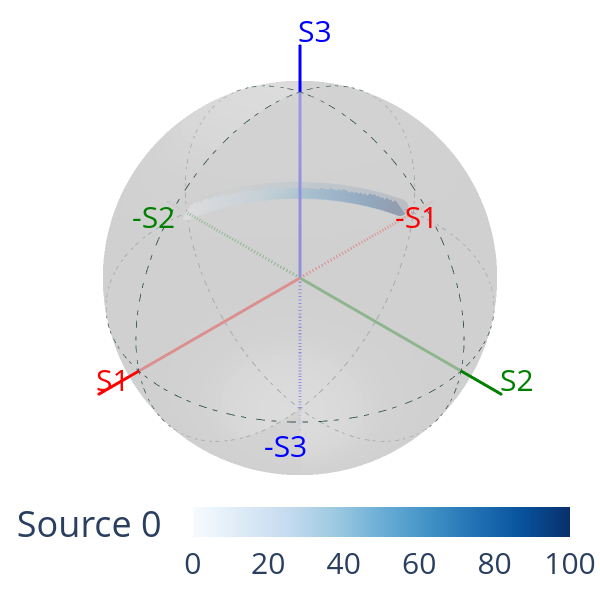

Notebook cell for this chart:
### Markdown cell above
ThorLabs says in the manual for the FPC563 that at about 950 nm, four turns should act like a half-wave plate... we can check that by initializing a paddle set with a single paddle whose angle we vary:

### Code cell
w0 = 950e-9
T0 = 20
r0 = 4.1e-6
r1 = 125e-6/2
epsilon = 1.000
m0 = 0.0347
m1 = 0.000
Tref = 20

nPaddles = 1
rps = np.array([0.056/2])
tfs = np.array([0])
Ns = np.array([4])
gapLs = np.array([0.02])

paddleAngles = np.linspace(1e-6,100,51)*pi/180

J0arr = np.zeros((len(paddleAngles), 2, 2), dtype=np.complex128)
f = FiberPaddleSet(w0, T0, r0, r1, epsilon, m0, m1, Tref, nPaddles, rps, np.array([paddleAngles[0]]), tfs, Ns, gapLs)

for i in range(len(paddleAngles)):
    f.angles[0] = paddleAngles[i]
    J0arr[i,:,:] = f.J0

Ei = Jones_vector("Source 0"); Ei.linear_light(azimuth = 45*degrees, amplitude=1)
J0 = Jones_matrix("J0"); J0.from_matrix(J0arr)
#J1 = Jones_matrix("J1"); J1.from_matrix(J1arr)
E0 = J0 * Ei; #E1 = J1 * Ei
S0 = Stokes("Source 0"); S0.from_Jones(E0)
#S1 = Stokes("Source 1"); S1.from_Jones(E1)

fig0 = pty.subplots.make_subplots(rows=1, cols=1, specs=[[{'type':'surface'}]])
S0.draw_poincare(fig=fig0, draw_axes=True, colormap='blues', param=paddleAngles*180/pi, show_fig=False)
#S1.draw_poincare(fig=fig0, draw_axes=True, colormap='reds', param=T0arr, show_fig=False)
fig0.show()

### Figure 1 — Plotly figure (JSON) as saved in the notebook; plotly's stock layout.template omitted (floating-point values rounded to 4 significant figures; data arrays with more than 128 entries replaced by an {"elided": "..."} marker saying what was removed)
{"data": [{"hoverinfo": "skip", "line": {"color": "red", "width": 6}, "marker": {"size": 1}, "name": "S1", "scene": "scene", "type": "scatter3d", "x": [0, 1.2], "y": [0, 0], "z": [0, 0]}, {"hoverinfo": "skip", "line": {"color": "red", "dash": "dash", "width": 6}, "marker": {"size": 1}, "name": "-S1", "scene": "scene", "type": "scatter3d", "x": [0, -1.2], "y": [0, 0], "z": [0, 0]}, {"hoverinfo": "skip", "line": {"color": "green", "width": 6}, "marker": {"size": 1}, "name": "S2", "scene": "scene", "type": "scatter3d", "x": [0, 0], "y": [0, 1.2], "z": [0, 0]}, {"hoverinfo": "skip", "line": {"color": "green", "dash": "dash", "width": 6}, "marker": {"size": 1}, "name": "-S2", "scene": "scene", "type": "scatter3d", "x": [0, 0], "y": [0, -1.2], "z": [0, 0]}, {"hoverinfo": "skip", "line": {"color": "blue", "width": 6}, "marker": {"size": 1}, "name": "S3", "scene": "scene", "type": "scatter3d", "x": [0, 0], "y": [0, 0], "z": [0, 1.2]}, {"hoverinfo": "skip", "line": {"color": "blue", "dash": "dash", "width": 6}, "marker": {"size": 1}, "name": "-S3", "scene": "scene", "type": "scatter3d", "x": [0, 0], "y": [0, 0], "z": [0, -1.2]}, {"line": {"color": "darkslategrey", "dash": "dashdot", "width": 2}, "mode": "lines", "name": "S3=0", "scene": "scene", "type": "scatter3d", "x": {"elided": "361 float values"}, "y": {"elided": "361 float values"}, "z": {"elided": "361 float values"}}, {"line": {"color": "darkslategrey", "dash": "dashdot", "width": 2}, "mode": "lines", "name": "S2=0", "scene": "scene", "type": "scatter3d", "x": {"elided": "361 float values"}, "y": {"elided": "361 float values"}, "z": {"elided": "361 float values"}}, {"line": {"color": "darkslategrey", "dash": "dashdot", "width": 2}, "mode": "lines", "name": "S1=0", "scene": "scene", "type": "scatter3d", "x": {"elided": "361 float values"}, "y": {"elided": "361 float values"}, "z": {"elided": "361 float values"}}, {"cmax": 1, "cmin": 0, "colorscale": [[0, "rgb(255,255,255)"], [0.125, "rgb(240,240,240)"], [0.25, "rgb(217,217,217)"], [0.375, "rgb(189,189,189)"], [0.5, "rgb(150,150,150)"], [0.625, "rgb(115,115,115)"], [0.75, "rgb(82,82,82)"], [0.875, "rgb(37,37,37)"], [1, "rgb(0,0,0)"]], "customdata": [], "hovertemplate": "S1: %{x:.3f}<br>S2: %{y:.3f}<br>S3: %{z:.3f}<br>Parameter: %{customdata:.3f}", "lighting": {"ambient": 0.9, "diffuse": 0, "fresnel": 0.2, "roughness": 0.5, "specular": 0.05}, "name": "Sphere", "opacity": 0.7, "scene": "scene", "showlegend": false, "showscale": false, "surfacecolor": {"elided": "100x100 float values"}, "type": "surface", "x": {"elided": "100x100 float values"}, "y": {"elided": "100x100 float values"}, "z": {"elided": "100x100 float values"}}, {"customdata": [], "hovertemplate": "S1: %{x:.3f}<br>S2: %{y:.3f}<br>S3: %{z:.3f}<br>Parameter: %{customdata:.3f}", "marker": {"color": [1e-06, 2.0, 4.0, 6.0, 8.0, 10.0, 12.0, 14.0, 16.0, 18.0, 20.0, 22.0, 24.0, 26.0, 28.0, 30.0, 32.0, 34.0, 36.0, 38.0, 40.0, 42.0, 44.0, 46.0, 48.0, 50.0, 52.0, 54.0, 56.0, 58.0, 60.0, 62.0, 64.0, 66.0, 68.0, 70.0, 72.0, 74.0, 76.0, 78.0, 80.0, 82.0, 84.0, 86.0, 88.0, 90.0, 92.0, 94.0, 96.0, 98.0, 100.0], "colorbar": {"orientation": "h", "tickfont": {"size": 30}, "ticklabelposition": "outside bottom", "title": {"text": "Source 0"}, "y": -0.1}, "colorscale": [[0, "rgb(247,251,255)"], [0.125, "rgb(222,235,247)"], [0.25, "rgb(198,219,239)"], [0.375, "rgb(158,202,225)"], [0.5, "rgb(107,174,214)"], [0.625, "rgb(66,146,198)"], [0.75, "rgb(33,113,181)"], [0.875, "rgb(8,81,156)"], [1, "rgb(8,48,107)"]], "size": 10}, "mode": "markers", "name": "Source 0", "scene": "scene", "type": "scatter3d", "x": [-1.469e-08, -0.02937, -0.05872, -0.08802, -0.1172, -0.1464, -0.1754, -0.2042, -0.2329, -0.2613, -0.2896, -0.3176, -0.3453, -0.3727, -0.3998, -0.4265, -0.4529, -0.4789, -0.5045, -0.5296, -0.5543, -0.5785, -0.6023, -0.6254, -0.6481, -0.6702, -0.6917, -0.7126, -0.7329, -0.7526, -0.7716, -0.7899, -0.8076, -0.8246, -0.8409, -0.8564, -0.8712, -0.8852, -0.8985, -0.911, -0.9227, -0.9337, -0.9438, -0.9531, -0.9616, -0.9692, -0.976, -0.982, -0.9871, -0.9914, -0.9948], "y": [-1.0, -0.9995, -0.9982, -0.9961, -0.9931, -0.9892, -0.9845, -0.9789, -0.9725, -0.9652, -0.9571, -0.9482, -0.9385, -0.9279, -0.9166, -0.9044, -0.8915, -0.8778, -0.8634, -0.8482, -0.8323, -0.8156, -0.7983, -0.7802, -0.7615, -0.7422, -0.7222, -0.7015, -0.6803, -0.6585, -0.6361, -0.6131, -0.5897, -0.5657, -0.5412, -0.5163, -0.4909, -0.4651, -0.4389, -0.4123, -0.3854, -0.3581, -0.3306, -0.3027, -0.2746, -0.2462, -0.2176, -0.1889, -0.1599, -0.1309, -0.1017], "z": [0.008407, 0.008403, 0.008393, 0.008374, 0.008349, 0.008317, 0.008277, 0.00823, 0.008176, 0.008115, 0.008047, 0.007972, 0.00789, 0.007801, 0.007706, 0.007604, 0.007495, 0.00738, 0.007259, 0.007131, 0.006997, 0.006857, 0.006711, 0.00656, 0.006402, 0.00624, 0.006071, 0.005898, 0.00572, 0.005536, 0.005348, 0.005155, 0.004958, 0.004756, 0.00455, 0.004341, 0.004127, 0.00391, 0.00369, 0.003467, 0.00324, 0.003011, 0.002779, 0.002545, 0.002308, 0.00207, 0.00183, 0.001588, 0.001345, 0.0011, 0.000855]}], "layout": {"height": 600, "margin": {"b": 20, "l": 20, "r": 20, "t": 20}, "scene": {"annotations": [{"font": {"color": "red", "size": 30}, "showarrow": false, "text": "S1", "x": 1.2, "xshift": 15, "y": 0, "yshift": 15, "z": 0}, {"font": {"color": "red", "size": 30}, "showarrow": false, "text": "-S1", "x": -1.2, "xshift": -15, "y": 0, "yshift": -15, "z": 0}, {"font": {"color": "green", "size": 30}, "showarrow": false, "text": "S2", "x": 0, "xshift": 15, "y": 1.2, "yshift": 15, "z": 0}, {"font": {"color": "green", "size": 30}, "showarrow": false, "text": "-S2", "x": 0, "xshift": -15, "y": -1.2, "yshift": -15, "z": 0}, {"font": {"color": "blue", "size": 30}, "showarrow": false, "text": "S3", "x": 0, "xshift": 15, "y": 0, "yshift": 15, "z": 1.2}, {"font": {"color": "blue", "size": 30}, "showarrow": false, "text": "-S3", "x": 0, "xshift": -15, "y": 0, "yshift": -15, "z": -1.2}], "camera": {"center": {"x": 0, "y": 0, "z": 0}, "eye": {"x": 0.75, "y": 0.75, "z": 0.75}, "up": {"x": 0, "y": 0, "z": 1}}, "domain": {"x": [0, 1], "y": [0, 1]}, "xaxis": {"showbackground": false, "showgrid": false, "visible": false, "zeroline": false}, "yaxis": {"showbackground": false, "showgrid": false, "visible": false, "zeroline": false}, "zaxis": {"showbackground": false, "showgrid": false, "visible": false, "zeroline": false}}, "showlegend": false, "width": 600}}
